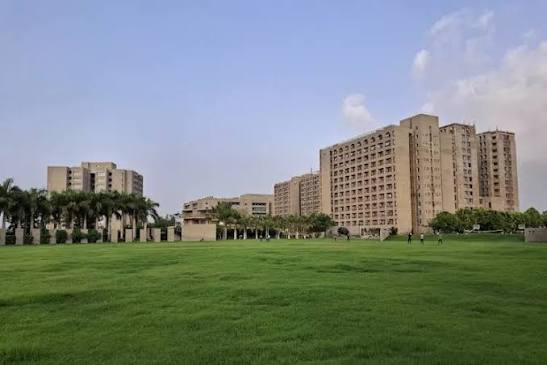
#> input picture Experiment-12/image.jpg, 547 x 365 px, found by its file name
$ python code.py
#> lines starting #> are read from the running program, lines starting #| are printed output that depends on the picture
import cv2
import numpy as np

# Load the binary image
image = cv2.imread(r'D:\DSIP\Experiment-12\image.jpg', 0)
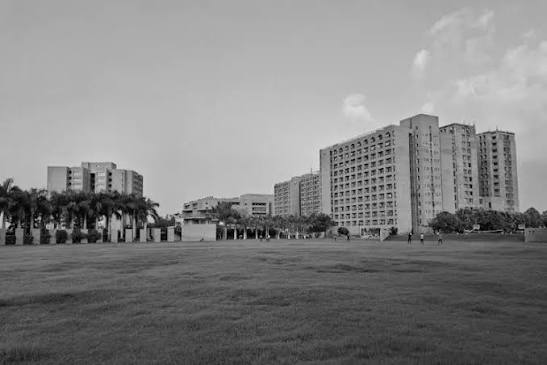
#> image: shape (365, 547); min 0, max 222, mean 130.5

# Define the structuring element for the pattern to be detected (0 for don't care, 1 for foreground, -1 for background)
pattern = np.array([[-1, 1, -1], [1, 1, 1], [-1, 1, -1]], dtype=np.int8)

# Apply the Hit or Miss Transformation
result = cv2.morphologyEx(image, cv2.MORPH_HITMISS, pattern)
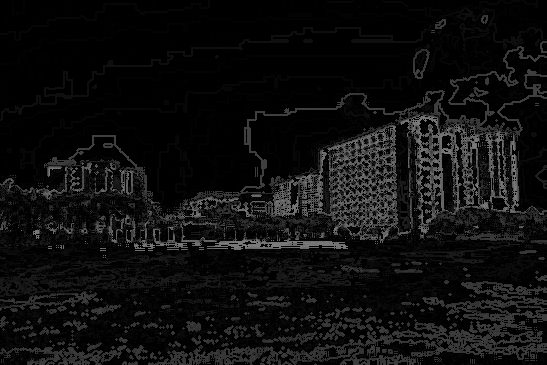
#> result: shape (365, 547); min 0, max 128, mean 14.7

# Display the original image and the result
cv2.imshow('Original Image', image)
cv2.imshow('Hit or Miss Result', result)
cv2.waitKey(0)
cv2.destroyAllWindows()
